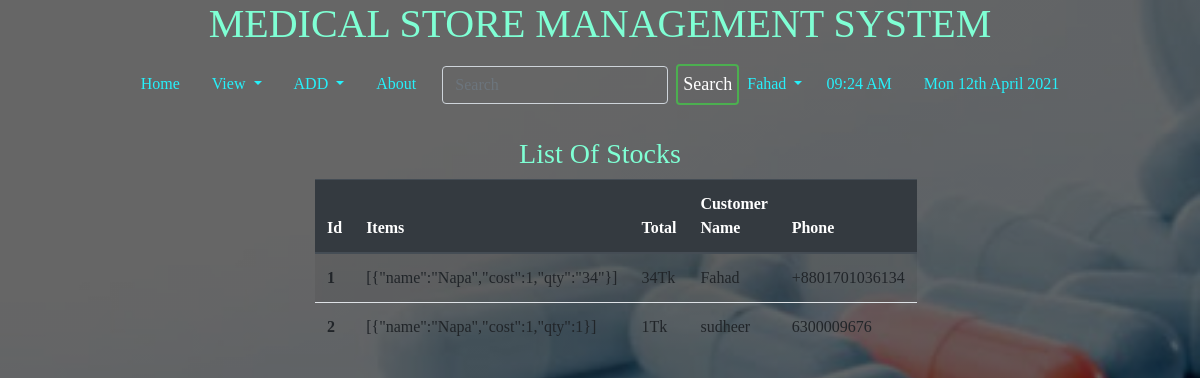
The app's page /sales/ (signed in) with its own data.
### home/models.py (models this page shows, shortened)
class Sales(models.Model):
    items_json = models.CharField(max_length=900)
    amount = models.IntegerField(default=0)
    name=models.CharField(max_length=100, default="")
    phone = models.CharField(max_length=100, default="")
    time=models.DateTimeField(default=now)

### home/views.py (the view)
# urls.py: path('sales/', SalesListView.as_view(), name='sales-list'),
class SalesListView(generic.ListView):
    model = Sales
    template_name = 'home/sales_list.html'
    context_object_name = 'sales'
    queryset = Sales.objects.all().order_by('name')

### templates/home/sales_list.html
{% extends 'basic.html' %}
{% block body %}
{% load static %}
{% load crispy_forms_tags %}
{% if user.is_authenticated %}
<div class="col-md-6 offset-md-3">
 <h3 class="text-center">List Of Stocks</h3>
<table class="table table-striped">
  <thead class="thead-dark">
    <tr>
      <th scope="col">Id</th>
      <th scope="col">Items</th>
      <th scope="col">Total</th>
      <th scope="col">Customer Name</th>
      <th scope="col">Phone</th>
    </tr>
  </thead>
  <tbody>
  {% for p in sales %}
    <tr>
      <th scope="row">{{p.id}}</th>
      <td>{{p.items_json}}</td>
      <td>{{p.amount}}Tk</td>
      <td>{{p.name}}</td>
      <td>{{p.phone}}</td>
       </tr>
    {% endfor %}
  </tbody>
</table>
</div>
{% else %}
<h2>Please Log in to Create a Post</h2>
{% endif %}
{% endblock body %}

### templates/basic.html (shortened to what this page needs)
<!DOCTYPE html>
<html lang="en">
<head>
    <link rel="stylesheet" href="https://stackpath.bootstrapcdn.com/bootstrap/4.2.1/css/bootstrap.min.css"
 />
    {% load static %}
    <link href="{% static 'css/style.css'  %}" rel="stylesheet" />
</head>
<body style="
      background: linear-gradient(rgba(0, 0, 0, 0.6), rgba(0, 0, 0, 0.6)),
        url('/static/images/map1.jpg');
      background-size: cover;
      background-attachment: fixed;
      background-position: top;
    ">
    <h1 class="text-center"> MEDICAL STORE MANAGEMENT SYSTEM</h1>
    <nav class="navbar navbar-expand-lg navbar-light" style="background: none; color: white; text-color: white">
        <div class="collapse navbar-collapse" id="navbarSupportedContent">
            <ul class="nav justify-content-center">
                <li class="nav-item {% block blogactive %} {% endblock blogactive %}">
                    <a class="nav-link" href="/">Home</a>
                </li>
                <li class="nav-item dropdown">
                    <a class="nav-link dropdown-toggle" href="#" id="navbarDropdown" role="button"
                        data-toggle="dropdown" aria-haspopup="true" aria-expanded="false">
                        View
                    </a>
                </li>
                <li class="nav-item dropdown">
                    <a class="nav-link dropdown-toggle" href="#" id="navbarDropdown" role="button"
                        data-toggle="dropdown" aria-haspopup="true" aria-expanded="false">
                        ADD
                    </a>
                </li>
                <li class="nav-item {% block aboutactive %} {% endblock aboutactive %}">
                    <a class="nav-link" href="/about/">About</a>
                </li>
                {% if user.is_authenticated %}
                <ul class="navbar-nav">
                    <form method="post" action="/search/" class="form-inline my-2 my-lg-0">
                        <li>
                            <input class="form-control mr-sm-2" style="background: none; color: white" type="search"
                                placeholder="Search" aria-label="Search" name="q" id="q" />
                        </li>
                        <li>
                            <button class="btn btn-outline-dark my-2 my-sm-0" type="submit">
                                Search
                            </button>
                        </li>
                    </form>
                    <li class="nav-item dropdown">
                        <a class="nav-link dropdown-toggle" href="#" id="navbarDropdown" role="button"
                            data-toggle="dropdown" aria-haspopup="true" aria-expanded="false">
                            {{request.user}}
                        </a>
                    </li>
                </ul>
                {% else %}
                <li class="nav-item {% block login %} {% endblock login %}">
                    <a class="nav-link" href="{% url 'home:login' %}">Login</a>
                </li>
                {% endif %}
                <li class="nav-item">
                    <a class="nav-link" href="">{% now "h:i A" as current_time %} {{ current_time|center:"150" }}</a>
                </li>
                <li class="nav-item">
                    <a class="nav-link" href="">{% now "D jS F Y" %}</a>
                </li>
            </ul>
        </div>
    </nav>
    <br />
    {% block body %} {% endblock %} {% block js %} {% endblock %}
</body>
</html>

### static/css/style.css (style rules this page uses)
body { margin: 0; padding: 0; font-family: sens-serif; height: 100vh; }
.nav ,.collapse { width:100%; }
.navbar .nav .nav-item .nav-link:link, .navbar .nav .nav-item .nav-link:visited { color: #26f1fb; text-align: center; }
* { padding: 0; margin: 0; border-radius: border-box; }
input { width: 100%; border: none; outline: none; background: none; color: white; float: left; margin: 0 10px; font-size: 18px; }
.btn { width: auto; background: none; border: 2px solid #4caf50; color: white; padding: 5px; font-size: 18px; cursor: pointer; margin: 12px 0; }
.col-md-6, .col-md-7, .col-md-8, .col-md-9, .col-md-10 { background: none; color: white; }
h1, h2, h3, h4, h5, h6 { background: none; color: aquamarine; }

### records on screen
Sales: id "1", items_json "[{\"name\":\"Napa\",\"cost\":1,\"qty\":\"34\"}]", amount "34", name "Fahad", phone "+8801701036134"
Sales: id "2", items_json "[{\"name\":\"Napa\",\"cost\":1,\"qty\":1}]", amount "1", name "sudheer", phone "6300009676"

### other values on screen
{{ request.user }} "Fahad"
{{ current_time|center:"150" }} "09:24 AM"
